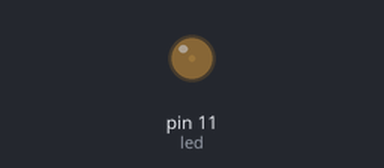
Bench run of a sketch on a simulated Arduino Uno, built with avr-gcc and run on an emulated ATmega328P. Shown: output pins drawn as LEDs (lit = HIGH).

Above: at 0.05 s.
At 0.5 s:
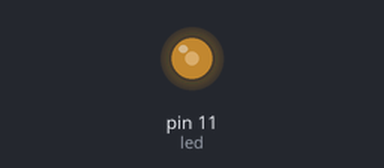
At 0.95 s:
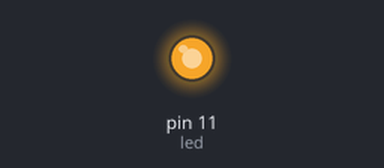
At 1.8 s:
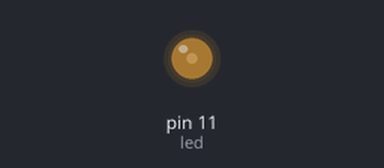
Timing chart, 0 to 4.7 s (numbered marks = the images above):
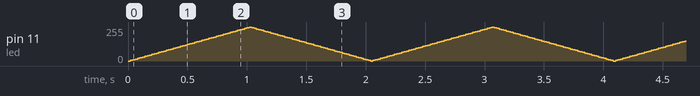

The sketch:

dimmed_blink.ino
```cpp
int led = 11;
int brightness = 0;
int fadeAmount = 5;    // How many points to fade the LED by

void setup() {
  pinMode(led, OUTPUT);
}


void loop() {
  // Set the brightness of pin 11
  analogWrite(led, brightness);

  // Change the brightness for next time through the loop
  brightness = brightness + fadeAmount;

  // Reverse the direction of the fading at the ends of the fade
  if (brightness == 0 || brightness == 255) {
    fadeAmount = -fadeAmount;
  }
  // Wait for 30 milliseconds to see the dimming effect
  delay(20);
}
```
